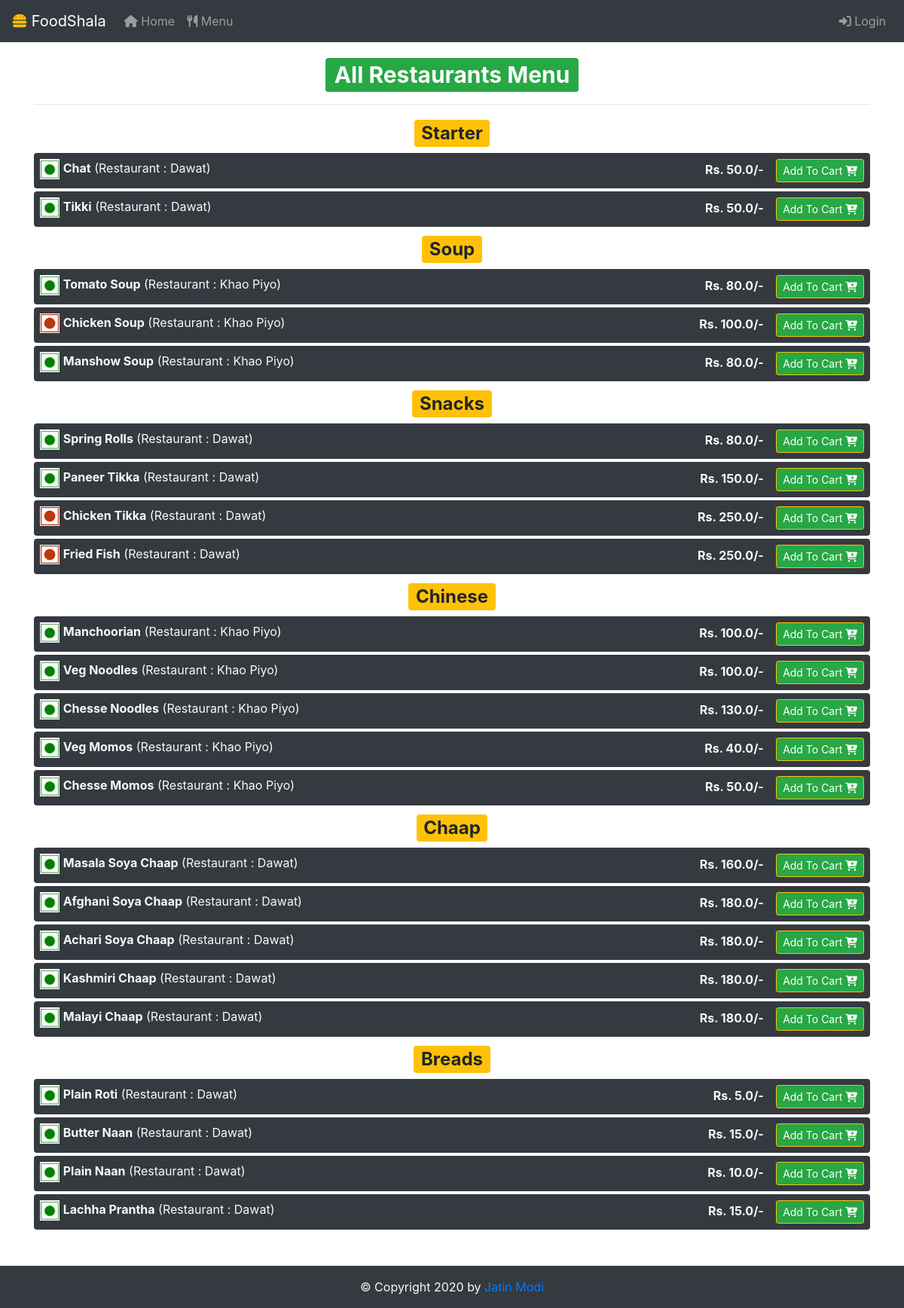
The page /menu on the database its author committed.
### app.py (models this page shows)
class Items(db.Model):
	__tablename__ = 'items'
	restaurantId = db.Column(db.Integer,ForeignKey('restaurants.id'))
	restaurantName = db.Column(db.String)
	id = db.Column(db.Integer,primary_key=True)
	dishtype = db.Column(db.String)
	name = db.Column(db.String)
	price = db.Column(db.Float)
	veg = db.Column(db.Boolean)

### app.py (the view)
@app.route("/menu",methods=['GET'])
def menu():
	items = Items.query.order_by(desc(Items.dishtype)).all()
	return render_template("menu.html",items=items,user=checkSession())

### app.py (called while the page is built)
def checkSession():
	if 'email' in session:
		return True
	return False

### templates/menu.html (shortened to what this page needs)
{% include "header.html" %}
<div class="container mt-3 mb-5" style="min-height: 100vh;position: relative;">
	<h1 class="text-center"><span class="badge badge-success">All Restaurants Menu</span></h1>
	<hr>
	{% for x in items %}
		{% if loop.changed(x.dishtype) %}
			<h2 class=" text-center text-dark text-capitalize my-2"><span class="badge badge-warning"> {{x.dishtype}} </span></h2>
		{% endif %}
	<div class="rounded mt-1 d-flex justify-content-between p-2 bg-dark text-light">
		<div>
			{% if x.veg %}
				<img style="width:2.6ch;padding: 1px;background-color: white" src="{{ url_for('static',filename='images/vegg.png') }}">
			{% endif %}
			{% if not x.veg %}
				<img style="width:2.6ch;padding: 1px;background-color: white" src="{{ url_for('static',filename='images/nonVeg.png') }}">
			{% endif %}
			<span class="text-capitalize"><b>{{ x.name }}</b></span>
			<span class="text-capitalize">(Restaurant : {{x.restaurantName}})</span>
		</div>
		<div>
			<b>Rs. {{x.price}}/- </b>&ensp;
			<button title="Add to Cart" class="btn btn-sm border-warning btn-success" onclick="addToCartHandle({{ x.id }}, {{ x.restaurantId }})">Add To Cart <i class="fas fa-cart-plus"></i></button>
		</div>
	</div>
	{% endfor %}
</div>
{% include "footer.html" %}

### rows shown on the page
Items: dishtype "Starter", veg True (drawn), name "Chat", restaurantName "Dawat", price "50.0"
Items: veg True (drawn), name "Tikki", restaurantName "Dawat", price "50.0"
Items: dishtype "Soup", veg True (drawn), name "Tomato Soup", restaurantName "Khao Piyo", price "80.0"
Items: veg False (drawn), name "Chicken Soup", restaurantName "Khao Piyo", price "100.0"
Items: veg True (drawn), name "Manshow Soup", restaurantName "Khao Piyo", price "80.0"
Items: dishtype "Snacks", veg True (drawn), name "Spring Rolls", restaurantName "Dawat", price "80.0"
Items: veg True (drawn), name "Paneer Tikka", restaurantName "Dawat", price "150.0"
Items: veg False (drawn), name "Chicken Tikka", restaurantName "Dawat", price "250.0"
Items: veg False (drawn), name "Fried Fish", restaurantName "Dawat", price "250.0"
Items: dishtype "Chinese", veg True (drawn), name "Manchoorian", restaurantName "Khao Piyo", price "100.0"
Items: veg True (drawn), name "Veg Noodles", restaurantName "Khao Piyo", price "100.0"
Items: veg True (drawn), name "Chesse Noodles", restaurantName "Khao Piyo", price "130.0"
Items: veg True (drawn), name "Veg Momos", restaurantName "Khao Piyo", price "40.0"
Items: veg True (drawn), name "Chesse Momos", restaurantName "Khao Piyo", price "50.0"
Items: dishtype "Chaap", veg True (drawn), name "Masala Soya Chaap", restaurantName "Dawat", price "160.0"
Items: veg True (drawn), name "Afghani Soya Chaap", restaurantName "Dawat", price "180.0"
Items: veg True (drawn), name "Achari Soya Chaap", restaurantName "Dawat", price "180.0"
Items: veg True (drawn), name "Kashmiri Chaap", restaurantName "Dawat", price "180.0"
Items: veg True (drawn), name "Malayi Chaap", restaurantName "Dawat", price "180.0"
Items: dishtype "Breads", veg True (drawn), name "Plain Roti", restaurantName "Dawat", price "5.0"
Items: veg True (drawn), name "Butter Naan", restaurantName "Dawat", price "15.0"
Items: veg True (drawn), name "Plain Naan", restaurantName "Dawat", price "10.0"
Items: veg True (drawn), name "Lachha Prantha", restaurantName "Dawat", price "15.0"
